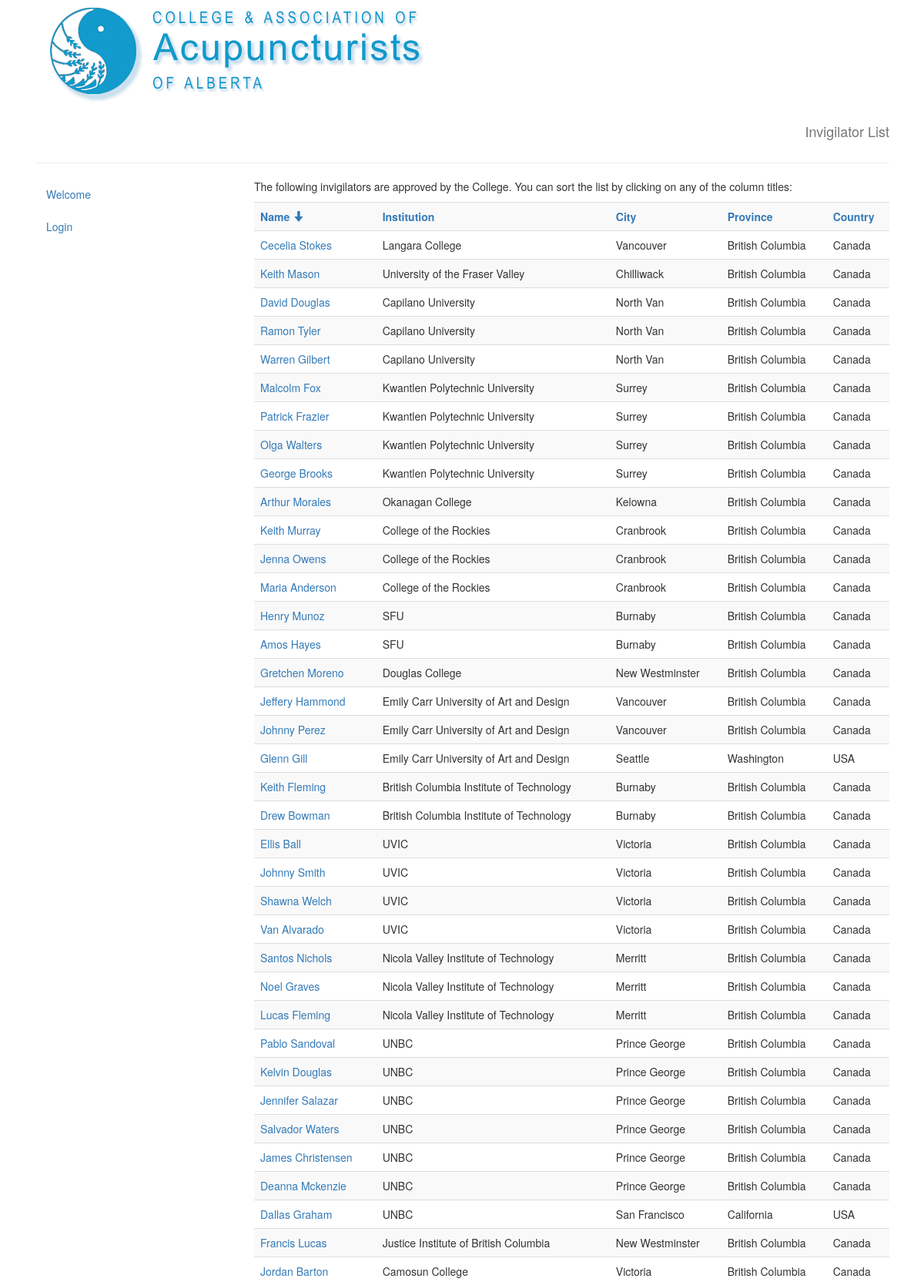
Page /invigilator/invigilator_list/institution/ (upper part) on the committed database.
### invigilator/models.py (models this page shows, shortened)
class Invigilator(models.Model):
    first_name = models.CharField(max_length=40)
    last_name = models.CharField(max_length =40)
    email = models.EmailField()
    institution = models.ForeignKey(Institution)
    city = models.CharField(max_length=40)
    province = models.CharField(max_length=40, blank=True)
    country = models.CharField(max_length=40)
    details = models.TextField(blank=True)
    create_date = models.DateTimeField(auto_now_add=True)

class Institution(models.Model):
    name = models.CharField(max_length=40)
    def __unicode__(self):              # __unicode__ on Python 2
        return self.name

### invigilator/views.py (the view)
# urls.py: url(r'^invigilator_list/(?P<so>.*)/$','invigilator.views.invigilator_list', name='invigilatorList'),
def invigilator_list(request, so):
    invig_list = Invigilator.objects.order_by(so)
    context = {'invigilatorList':invig_list,'title':'Invigilator List'}
    return render(request, 'invigilator/invigilatorList.html', context)

### invigilator/templates/invigilator/invigilatorList.html
{% extends "base_generic.html" %} {% block content %}
<p>The following invigilators are approved by the College. You can sort the list by clicking on any of the column titles:</p>
<table class='table table-striped'>
    <tr>
        <th><a href="{% url 'invigilator:invigilatorList' 'last_name' %}">Name</a>
        <a href="{% url 'invigilator:invigilatorList' '-last_name' %}"><span class="glyphicon glyphicon-arrow-down" aria-hidden="true"></span></a></th>
        <th><a href="{% url 'invigilator:invigilatorList' 'institution' %}">Institution</a></th>
        <th><a href="{% url 'invigilator:invigilatorList' 'city' %}">City</a></th>
        <th><a href="{% url 'invigilator:invigilatorList' 'province' %}">Province</a></th>
        <th><a href="{% url 'invigilator:invigilatorList' 'country' %}">Country</a></th>
    </tr>
    {% for invig in invigilatorList %}
    <tr>
        <td><a href="{% url 'invigilator:invigilatorDetail' invig.pk %}">{{invig.first_name}} {{invig.last_name}}</a>
        </td>
        <td>{{invig.institution}}</td>
        <td>{{invig.city}}</td>
        <td>{{invig.province}}</td>
        <td>{{invig.country}}</td>
    </tr>
    {% endfor %}
</table>
{% endblock content %}

### rows in the picture
Invigilator: first_name "Cecelia", last_name "Stokes", institution "Langara College", city "Vancouver", province "British Columbia", country "Canada"
Invigilator: first_name "Keith", last_name "Mason", institution "University of the Fraser Valley", city "Chilliwack", province "British Columbia", country "Canada"
Invigilator: first_name "David", last_name "Douglas", institution "Capilano University", city "North Van", province "British Columbia", country "Canada"
Invigilator: first_name "Ramon", last_name "Tyler", institution "Capilano University", city "North Van", province "British Columbia", country "Canada"
Invigilator: first_name "Warren", last_name "Gilbert", institution "Capilano University", city "North Van", province "British Columbia", country "Canada"
Invigilator: first_name "Malcolm", last_name "Fox", institution "Kwantlen Polytechnic University", city "Surrey", province "British Columbia", country "Canada"
Invigilator: first_name "Patrick", last_name "Frazier", institution "Kwantlen Polytechnic University", city "Surrey", province "British Columbia", country "Canada"
Invigilator: first_name "Olga", last_name "Walters", institution "Kwantlen Polytechnic University", city "Surrey", province "British Columbia", country "Canada"
Invigilator: first_name "George", last_name "Brooks", institution "Kwantlen Polytechnic University", city "Surrey", province "British Columbia", country "Canada"
Invigilator: first_name "Arthur", last_name "Morales", institution "Okanagan College", city "Kelowna", province "British Columbia", country "Canada"
Invigilator: first_name "Keith", last_name "Murray", institution "College of the Rockies", city "Cranbrook", province "British Columbia", country "Canada"
Invigilator: first_name "Jenna", last_name "Owens", institution "College of the Rockies", city "Cranbrook", province "British Columbia", country "Canada"
Invigilator: first_name "Maria", last_name "Anderson", institution "College of the Rockies", city "Cranbrook", province "British Columbia", country "Canada"
Invigilator: first_name "Henry", last_name "Munoz", institution "SFU", city "Burnaby", province "British Columbia", country "Canada"
Invigilator: first_name "Amos", last_name "Hayes", institution "SFU", city "Burnaby", province "British Columbia", country "Canada"
Invigilator: first_name "Gretchen", last_name "Moreno", institution "Douglas College", city "New Westminster", province "British Columbia", country "Canada"
Invigilator: first_name "Jeffery", last_name "Hammond", institution "Emily Carr University of Art and Design", city "Vancouver", province "British Columbia", country "Canada"
Invigilator: first_name "Johnny", last_name "Perez", institution "Emily Carr University of Art and Design", city "Vancouver", province "British Columbia", country "Canada"
Invigilator: first_name "Glenn", last_name "Gill", institution "Emily Carr University of Art and Design", city "Seattle", province "Washington", country "USA"
Invigilator: first_name "Keith", last_name "Fleming", institution "British Columbia Institute of Technology", city "Burnaby", province "British Columbia", country "Canada"
Invigilator: first_name "Drew", last_name "Bowman", institution "British Columbia Institute of Technology", city "Burnaby", province "British Columbia", country "Canada"
Invigilator: first_name "Ellis", last_name "Ball", institution "UVIC", city "Victoria", province "British Columbia", country "Canada"
Invigilator: first_name "Johnny", last_name "Smith", institution "UVIC", city "Victoria", province "British Columbia", country "Canada"
Invigilator: first_name "Shawna", last_name "Welch", institution "UVIC", city "Victoria", province "British Columbia", country "Canada"
Invigilator: first_name "Van", last_name "Alvarado", institution "UVIC", city "Victoria", province "British Columbia", country "Canada"
Invigilator: first_name "Santos", last_name "Nichols", institution "Nicola Valley Institute of Technology", city "Merritt", province "British Columbia", country "Canada"
Invigilator: first_name "Noel", last_name "Graves", institution "Nicola Valley Institute of Technology", city "Merritt", province "British Columbia", country "Canada"
Invigilator: first_name "Lucas", last_name "Fleming", institution "Nicola Valley Institute of Technology", city "Merritt", province "British Columbia", country "Canada"
Invigilator: first_name "Pablo", last_name "Sandoval", institution "UNBC", city "Prince George", province "British Columbia", country "Canada"
Invigilator: first_name "Kelvin", last_name "Douglas", institution "UNBC", city "Prince George", province "British Columbia", country "Canada"
Invigilator: first_name "Jennifer", last_name "Salazar", institution "UNBC", city "Prince George", province "British Columbia", country "Canada"
Invigilator: first_name "Salvador", last_name "Waters", institution "UNBC", city "Prince George", province "British Columbia", country "Canada"
Invigilator: first_name "James", last_name "Christensen", institution "UNBC", city "Prince George", province "British Columbia", country "Canada"
Invigilator: first_name "Deanna", last_name "Mckenzie", institution "UNBC", city "Prince George", province "British Columbia", country "Canada"
Invigilator: first_name "Dallas", last_name "Graham", institution "UNBC", city "San Francisco", province "California", country "USA"
Invigilator: first_name "Francis", last_name "Lucas", institution "Justice Institute of British Columbia", city "New Westminster", province "British Columbia", country "Canada"
Invigilator: first_name "Jordan", last_name "Barton", institution "Camosun College", city "Victoria", province "British Columbia", country "Canada"

### other values in the picture
{{ title }} "Invigilator List"
